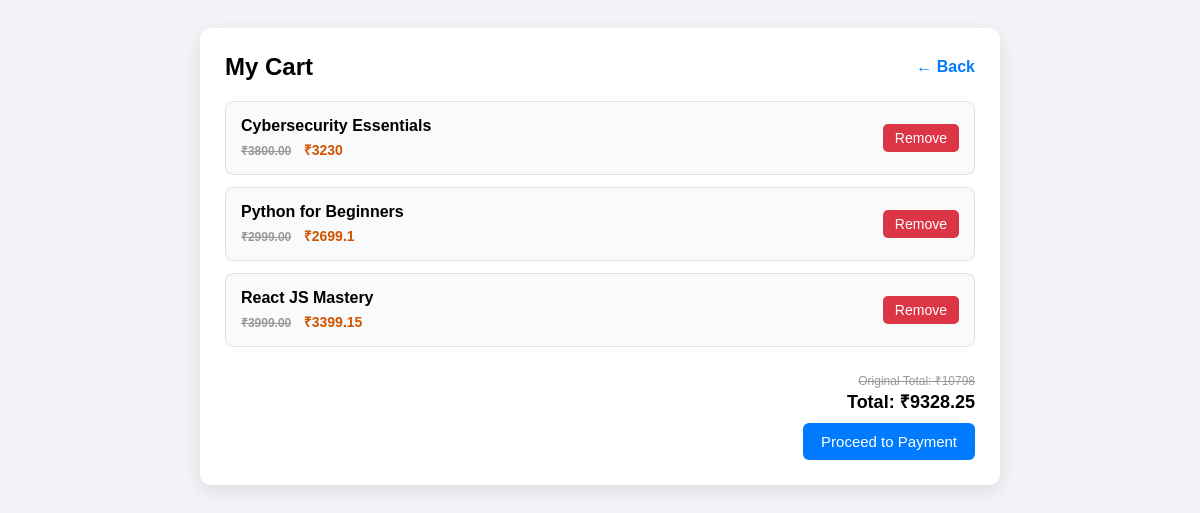
Screenshot of /cart.php (signed in) with the database file from the repository.
### tables this page shows
CREATE TABLE `courses` (
  `id` int(11) NOT NULL,
  `title` varchar(255) DEFAULT NULL,
  `description` text DEFAULT NULL,
  `price` decimal(10,2) DEFAULT NULL,
  `deal` varchar(255) DEFAULT NULL,
  `offer` varchar(255) DEFAULT NULL
);

### db_helper.php (called while the page is built, shortened)
<?php
function getDiscountedPrice($originalPrice, $dealString) {
    preg_match('/(\d+)%/', $dealString, $matches);
    if (!empty($matches[1])) {
        $discountPercent = (int)$matches[1];
        return round($originalPrice * (1 - $discountPercent / 100), 2);
    }
    return $originalPrice;
}
?>

### cart.php (the view, shortened to what this page needs)
<?php
require_once 'db_helper.php';
$conn = new mysqli("localhost", "root", "", "23UCS105");
$user_id = $_SESSION['user_id'];
$data = $conn->query("
    SELECT c.id, c.title, c.price, c.deal
    FROM cart ct
    JOIN courses c ON c.id = ct.course_id
    WHERE ct.user_id=$user_id
");
$total = 0;
$originalTotal = 0;
?>
<!DOCTYPE html>
<html>
<head>
</head>
<body>
<div class="cart-box">
    <div class="cart-header">
        <h2>My Cart</h2>
        <a href="dashboard.php" class="back-link">← Back</a>
    </div>
    <?php if ($data->num_rows > 0): ?>
        <?php while($row = $data->fetch_assoc()): ?>
            <?php
                $discountedPrice = getDiscountedPrice($row['price'], $row['deal']);
                $total += $discountedPrice;
                $originalTotal += $row['price'];
            ?>
            <div class="cart-item">
                <div>
                    <div class="cart-title"><?= $row['title'] ?></div>
                    <div class="cart-price">
                        <?php if ($row['deal']): ?>
                            <span class="cart-original-price">₹<?= $row['price'] ?></span>
                            <span class="cart-discounted-price">₹<?= $discountedPrice ?></span>
                        <?php else: ?>
                            ₹<?= $row['price'] ?>
                        <?php endif; ?>
                    </div>
                </div>
                <a href="?remove=<?= $row['id'] ?>" class="remove-link">
                    Remove
                </a>
            </div>
        <?php endwhile; ?>
        <div class="cart-total">
            <?php if ($originalTotal > $total): ?>
                <div class="original-total">Original Total: ₹<?= $originalTotal ?></div>
            <?php endif; ?>
            <strong>Total: ₹<?= $total ?></strong><br>
            <a href="payment.php">
                <button class="pay-btn">Proceed to Payment</button>
            </a>
        </div>
    <?php endif; ?>
</div>
</body>
</html>

### cart.php (style rules this page uses)
body { font-family: Arial, sans-serif; background: #f2f4f7; padding: 20px; }
.cart-box { max-width: 750px; margin: auto; background: white; padding: 25px; border-radius: 10px; box-shadow: 0 6px 20px rgba(0,0,0,0.1); }
.cart-header { display: flex; justify-content: space-between; align-items: center; margin-bottom: 20px; }
.cart-header h2 { margin: 0; }
.back-link { text-decoration: none; color: #007bff; font-weight: bold; }
.cart-item { display: flex; justify-content: space-between; align-items: center; padding: 15px; margin-bottom: 12px; border-radius: 8px; background: #f9fafb; border: 1px solid #e0e0e0; }
.cart-title { font-weight: bold; font-size: 16px; }
.cart-price { color: #28a745; font-weight: bold; margin-top: 5px; }
.cart-original-price { font-size: 12px; color: #999; text-decoration: line-through; }
.cart-discounted-price { font-size: 14px; color: #d35400; font-weight: bold; margin-left: 8px; }
.original-total { font-size: 12px; color: #999; text-decoration: line-through; }
.remove-link { text-decoration: none; color: white; background: #dc3545; padding: 6px 12px; border-radius: 5px; font-size: 14px; }
.cart-total { margin-top: 25px; text-align: right; }
.cart-total strong { font-size: 18px; }
.pay-btn { margin-top: 10px; padding: 10px 18px; background: #007bff; border: none; color: white; font-size: 15px; border-radius: 6px; cursor: pointer; }

### rows the page displays
courses: title "Cybersecurity Essentials", price "3800.00", discountedPrice "3230"
courses: title "Python for Beginners", price "2999.00", discountedPrice "2699.1"
courses: title "React JS Mastery", price "3999.00", discountedPrice "3399.15"

### other values shown
$originalTotal "10798"
$total "9328.25"
